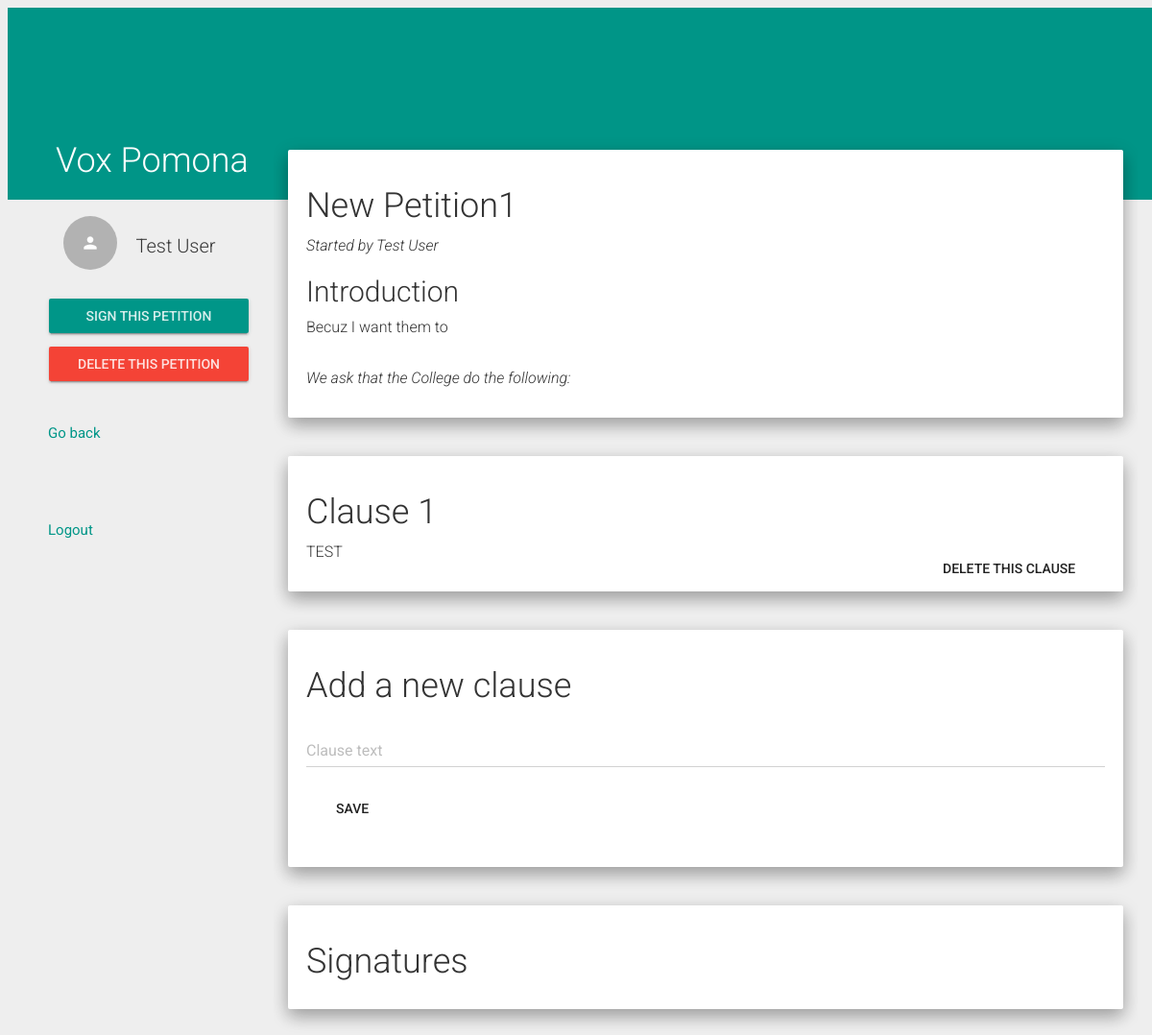
The page /view_petition/2/ (signed in) on the database as committed earlier.
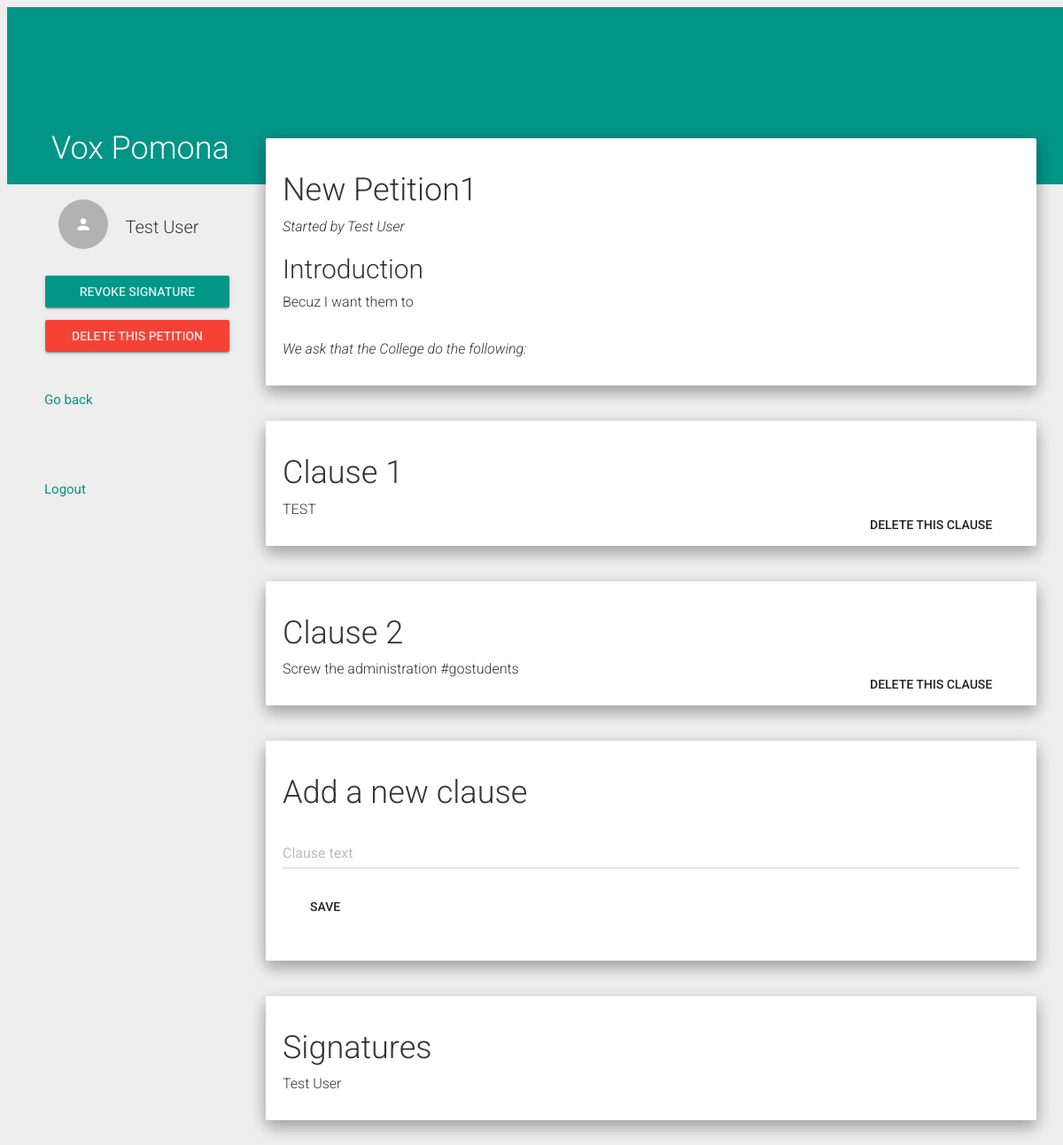
The same page on the database as committed later.
### VoxPomona/models.py (models this page shows, shortened)
class UserInfo(models.Model):
    email = models.EmailField(max_length = 100, unique = True)
    name = models.CharField(max_length = 100)
    USER_TYPE = (('STU','Student'), ('STA','Staff'),('FAC','Faculty'))
    user_type = models.CharField(max_length = 3, choices = USER_TYPE, default = 'STU')
    user = models.OneToOneField(settings.AUTH_USER_MODEL, related_name = "UserInfo", on_delete = models.CASCADE)
    def __str__(self):
        return (self.email)

class Petition(models.Model):
    userID = models.ForeignKey(UserInfo, to_field = 'email', on_delete = models.CASCADE)
    petitionID = models.AutoField(primary_key = True)
    ACADEMICS = 'AC'
    ADMINISTRATIVE_ACTION = 'AA'
    CAMPUS_FACILITIES = 'CF'
    COLLEGE_POLICY = 'CP'
    DINING_HALLS = 'DH'
    EXTRACURRICULAR_ACTIVITIES = 'EA'
    RESIDENCE_HALLS = 'RH'
    OTHER = 'OT'
    PETITION_CATEGORY_CHOICES = (
        (ACADEMICS,'Academics'),
        (ADMINISTRATIVE_ACTION, 'Administrative Action'),
        (CAMPUS_FACILITIES, 'CF'),
        (COLLEGE_POLICY, 'CP'),
        (DINING_HALLS, 'Dining Halls'),
        (EXTRACURRICULAR_ACTIVITIES, 'Extracurricular Activities'),
        (RESIDENCE_HALLS, 'Residence Halls'),
        (OTHER,'Other'),
        )
    category = models.CharField(
        max_length = 2,
        choices = PETITION_CATEGORY_CHOICES,
        default = ACADEMICS,
        )
    open_time = models.DateField()
    close_time = models.DateField()
    threshold = 10
    title = models.CharField(max_length = 50, default = "New Petition")
    summary = models.CharField(max_length = 1000, default = "A Petition")
    PERM_CHOICES = (('1','view'),('2','view, sign'),('3','view, sign, comment'),
        ('4','view, sign, comment, propose changes'),
        ('5','view, sign, comment, propose changes, modify'))
    stu_permission = models.CharField(max_length = 1, choices = PERM_CHOICES, default = 3)
    staff_permission = models.CharField(max_length = 1, choices = PERM_CHOICES, default = 3)
    faculty_permission = models.CharField(max_length = 1, choices = PERM_CHOICES, default = 3)
    finalized = models.BooleanField()
    def get_creator_name(self):
        creator = self.userID
        user = UserInfo.objects.get(email=creator)
        return user.name
    def get_signatures(self):
        return Sign.objects.filter(petitionID=self.petitionID)

class Clause(models.Model):
    petitionID = models.ForeignKey(Petition, on_delete=models.CASCADE)
    index = models.IntegerField()
    content = models.CharField(max_length=500, default='New Clause')
    time = models.DateTimeField(auto_now_add=True) #what does the bool do?!
    key = (petitionID,index)
    class Meta:
        unique_together = ("petitionID","index")

class Sign(models.Model):
    userID = models.ForeignKey(UserInfo, to_field = 'email', on_delete=models.CASCADE)
    petitionID = models.ForeignKey(Petition) #on-delete???
    time = models.DateTimeField()
    def get_name(self):
        return UserInfo.objects.get(email=self.userID).name
    class Meta:
        unique_together = ("userID","petitionID")

### VoxPomona/views.py (the view, shortened to what this page needs)
# urls.py: url(r'^view_petition/([0-9]+)/$', views.view_petition_view, name='view_petition'),
@login_required
def view_petition_view(request,pid):
    user_info = request.user.UserInfo
    this_petition = Petition.objects.get(petitionID=pid)
    pet_clauses = Clause.objects.filter(petitionID=this_petition.petitionID).order_by('index')
    user_type = request.user.UserInfo.user_type
    if user_type == 'STU':
        user_perm = this_petition.stu_permission
    elif user_type =='FAC':
        user_perm = this_petition.faculty_permission
    else:
        user_perm = this_petition.staff_permission
    sign_status = Sign.objects.filter(userID=user_info, petitionID=this_petition).exists()
    is_owner = this_petition.userID == user_info
    if (request.GET.get('delete_btn')):
        this_petition.delete()
        return redirect('/home')
    petDict = {
       'petition' : this_petition, \
       'clauses' : pet_clauses, \
       'user_perm' : int(user_perm), \
       'sign_status': sign_status, \
       'is_owner' : is_owner
    }
    if is_owner:
        if request.method == 'POST':
            new_clause_form = NewClauseForm(request.POST)
            if new_clause_form.is_valid():
                clause = Clause()
                clause.petitionID = this_petition
                clause.index = Clause.objects.filter(petitionID=this_petition).count()
                clause.content = new_clause_form.cleaned_data.get('content')
                clause.time = datetime.datetime.now()
                clause.save()
                return redirect(this_petition.get_url())
            else:
                petDict['new_clause_form'] = new_clause_form
                return render(request,'view_petition.html',petDict)
        else:
            new_clause_form = NewClauseForm()
            petDict['new_clause_form'] = new_clause_form
            return render(request,'view_petition.html',petDict)
    return render(request,'view_petition.html',petDict)

### VoxPomona/forms.py
class NewClauseForm(forms.ModelForm):
    class Meta:
        model = Sign
        fields = ('userID','petitionID','time')
        model = Clause
        fields = ('content',)
    def __init__(self, *args, **kwargs):
        super(NewClauseForm, self).__init__(*args, **kwargs)
        self.fields['content'].widget.attrs.update({'class' : 'form-control'})
        self.fields['content'].label = 'Clause text'
        self.fields['content'].initial = ''

### VoxPomona/templates/view_petition.html (shortened to what this page needs)
{% extends 'base.html' %}
{% load staticfiles %}
{% block content %}
<nav class="col-xs-3 menu">
  <div class="user_menu">
    <a href="/profile"><div class="list-group withripple">
      <div class="list-group-item">
        <div class="row-action-primary">
          <i class="material-icons">person</i>
        </div>
        <div class="row-content">
          <h4 class="list-group-item-heading ">{{ user.UserInfo.name }}</h4>
        </div>
      </div>
    </div></a>
    <div class="btn-group-vertical">
      {% if sign_status %}
        <form action="#" method="get">
          <input type="submit" class="btn btn-raised btn-primary" value="Revoke Signature" name="revoke_btn">
        </form>
      {% elif user_perm > 1 %}
        <form action="#" method="get">
          <input type="submit" class="btn btn-raised btn-primary" value="Sign This Petition" name="sign_btn">
        </form>
      {% endif %}
      {% if is_owner %}
        <form action="#" method="get">
          <input type="submit" class="btn btn-raised btn-danger" value="Delete This Petition" name="delete_btn">
        </form>
      {% endif %}
    </div>
  </div>
  <ul>
    <a href="/home"><li class="withripple" data-target="#about">Go back</li></a>
    <li></li>
    <a href="/logout/"><li class="withripple">Logout</li></a>
  </ul>
</nav>
<div class="pages col-xs-9">
	<div class ="well">
    <h1>{{ petition.title }}</h1>
    <p><em>Started by {{ petition.get_creator_name }}</em></p>
    <h2> Introduction </h2>
    <p>{{ petition.summary }}</p>
    <br />
    <p><em>We ask that the College do the following:</em></p>
  </div>
  <br />
  {% for cl in clauses %}
    <div class="well">
      <h1>Clause {{ forloop.counter }}</h1>
      {% if is_owner %}
        <form action="/delete_clause" method="POST" class="pull-right">
          <input type="submit" class="btn" value="Delete This Clause">
        </form>
      {% endif %}
      <p>{{ cl.content }}</p>
    </div>
    <br />
  {% endfor %}
  {% if is_owner %}
    <div class="well">
      <h1>Add a new clause</h1>
      <form method="post">
        {% for field in new_clause_form %}
          <div class="form-group label-floating">
            {% if field.label %}
              <label class="control-label" for="focusedInput1">{{ field.label }}</label>
            {% endif %}
            {{ field }}
          </div>
        {% endfor %}
        <button class="btn" type="submit">Save</button>
      </form>
    </div>
    <br />
  {% endif %}
  <div class ="well">
    <h1>Signatures</h1>
    {% for sig in petition.get_signatures %}
      <p>{{sig.get_name}}</p>
    {% endfor %}
  </div>
</div>
{% endblock %}

### VoxPomona/templates/base.html (shortened to what this page needs)
{% load static %}
<html>
<head>
    <link href="//maxcdn.bootstrapcdn.com/bootstrap/3.3.6/css/bootstrap.min.css" rel="stylesheet">
    <link href="{% static '/css/bootstrap-material-design.css' %}" rel="stylesheet">
    <link href="{% static '/css/ripples.min.css' %}" rel="stylesheet">
    <link href="//cdn.rawgit.com/FezVrasta/dropdown.js/master/jquery.dropdown.css" rel="stylesheet">
    <link href="{% static 'css/base.css' %}" rel="stylesheet">
</head>
<body>
    <div class="header-panel shadow-z-2">
      <div class="container-fluid">
        <div class="row">
          <div class="col-xs-3">
            <a href="/home"><h1>Vox Pomona</h1></a>
          </div>
        </div>
      </div>
    </div>
    <div class="container-fluid main">
        <div class="row">
            {% block content %}{% endblock content %}
        </div>
    </div>
</body>
</html>

### VoxPomona/static/css/base.css (style rules this page uses)
* { box-sizing: border-box; }
.header-panel { background-color: #009587; height: 200px; width: 100%; top: 8px; left: 8px; position: fixed; z-index: 3; }
.header-panel div { position: relative; height: 100%; }
.header-panel h1 { color: #FFF; position: absolute; bottom: 10px; padding-left: 35px; }
.menu { overflow: auto; padding: 0; top: 225px; position: fixed; width: 22.5%; }
.menu, .menu * { -webkit-user-select: none; -moz-user-select: none; user-select: none; }
.menu ul { margin-left: 10px; padding: 0; }
.menu ul li { list-style: none; padding: 20px 0 20px 40px; font-size: 15px; font-weight: normal; cursor: pointer; }
.menu .user_menu { margin-left: 50px; }
.menu .user_menu input { width: 100%; }
.pages { position: absolute; top: 0; right: 15px; z-index: 4; padding: 15px; padding-top: 156px; overflow: auto; width: 75%; }
.pages > div { padding: 0 5px; padding-top: 128px; }

Rows that differ between the two databases and show on the page:
added Clause: content "Screw the administration #gostudents"
added Sign: get_name "Test User"
Other text that changed with them:
form field revoke_btn: (not shown) → "Revoke Signature"
form field sign_btn: "Sign This Petition" → (not shown)
